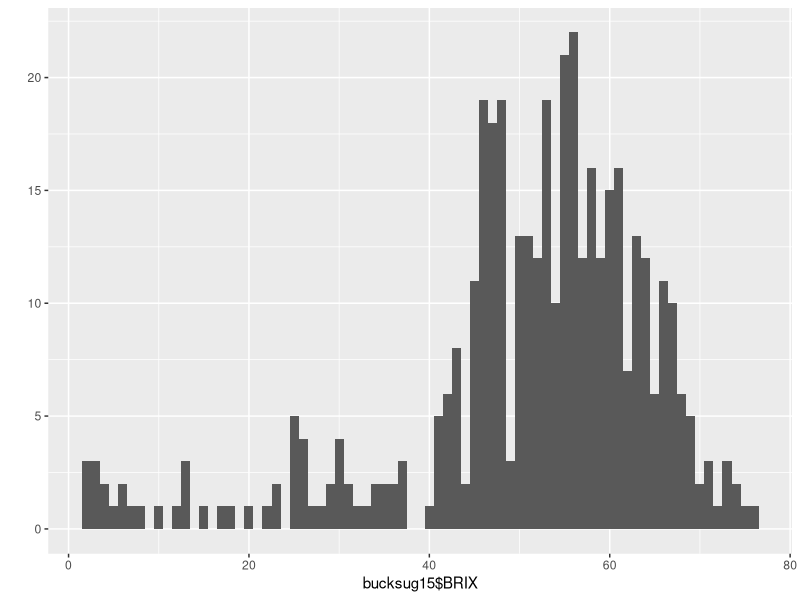
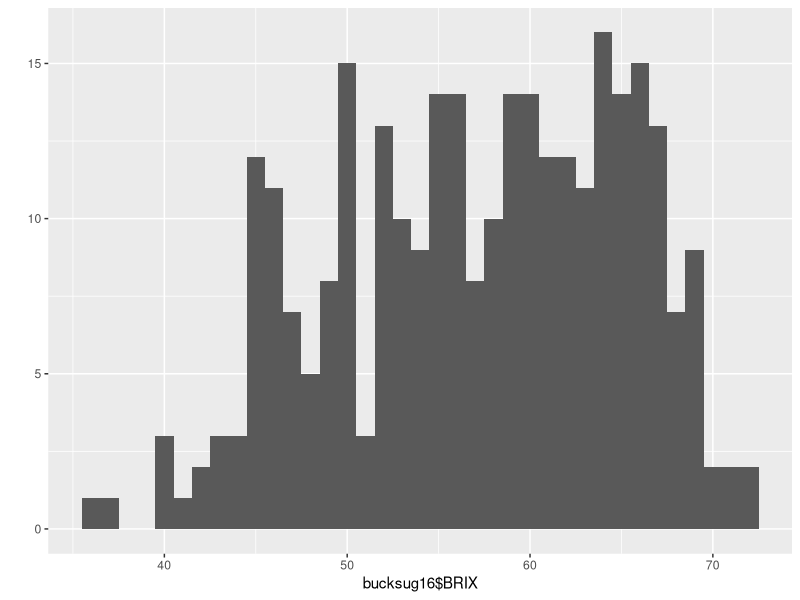
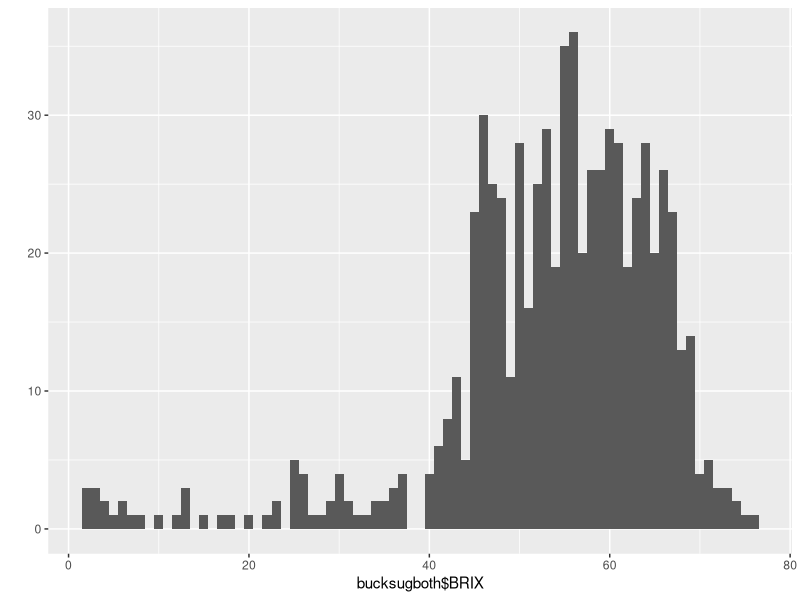
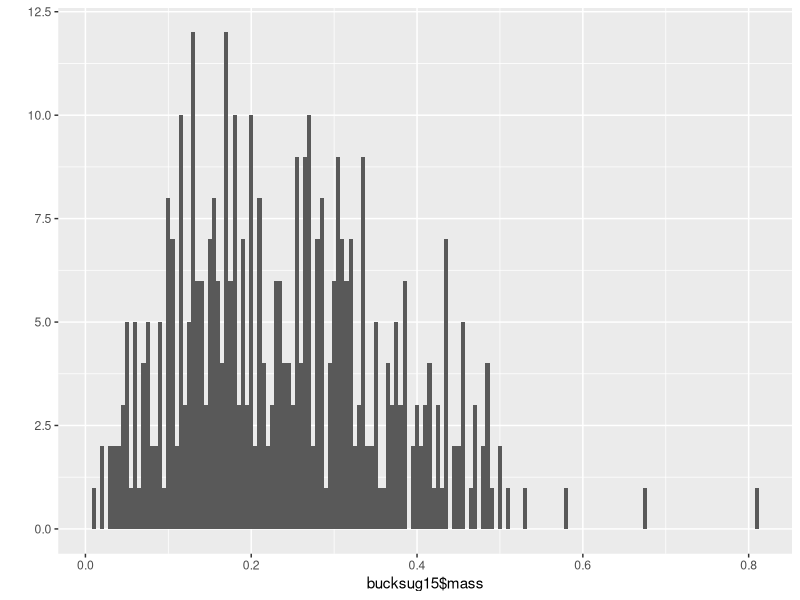
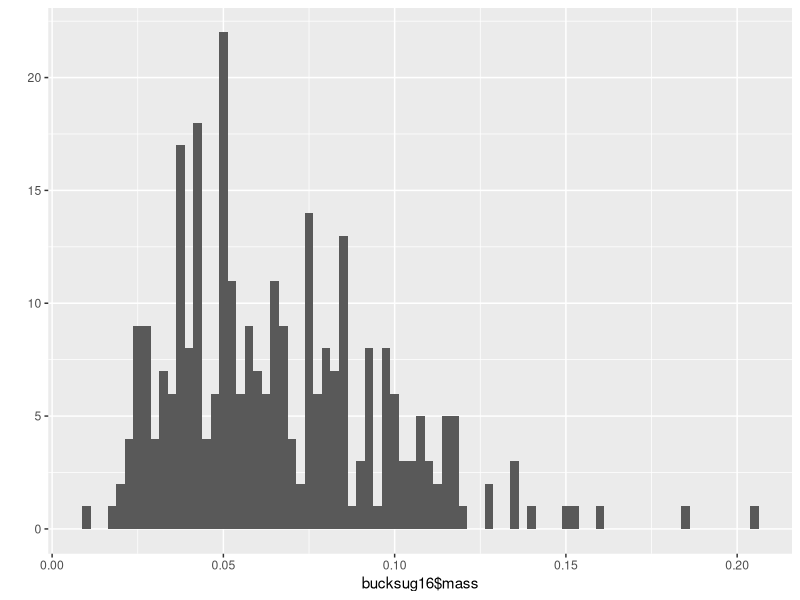
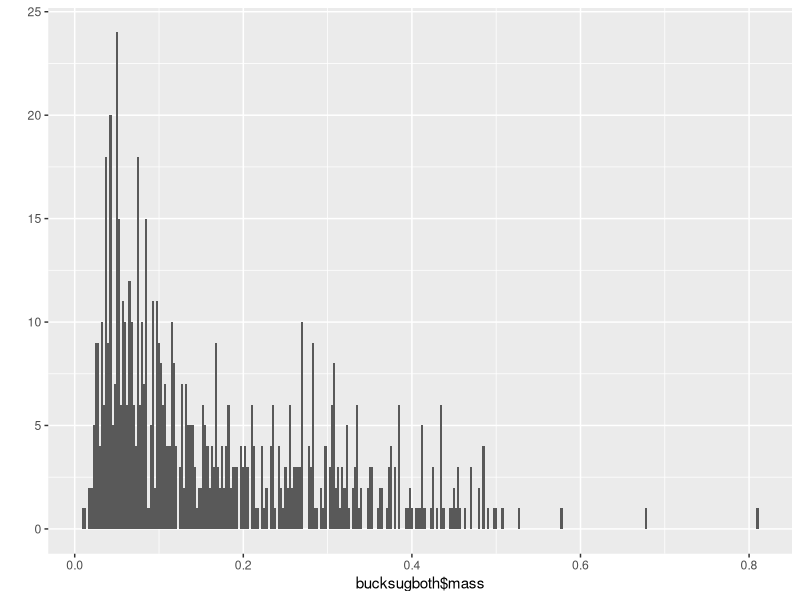
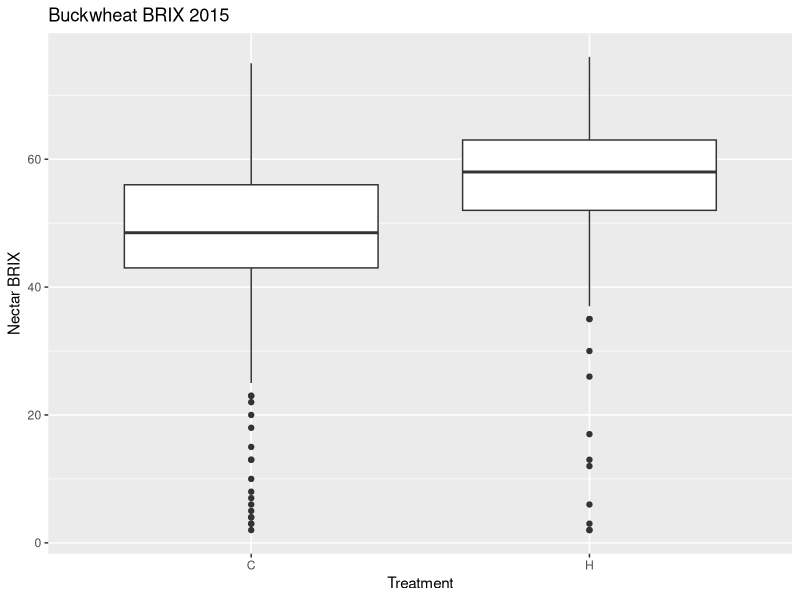
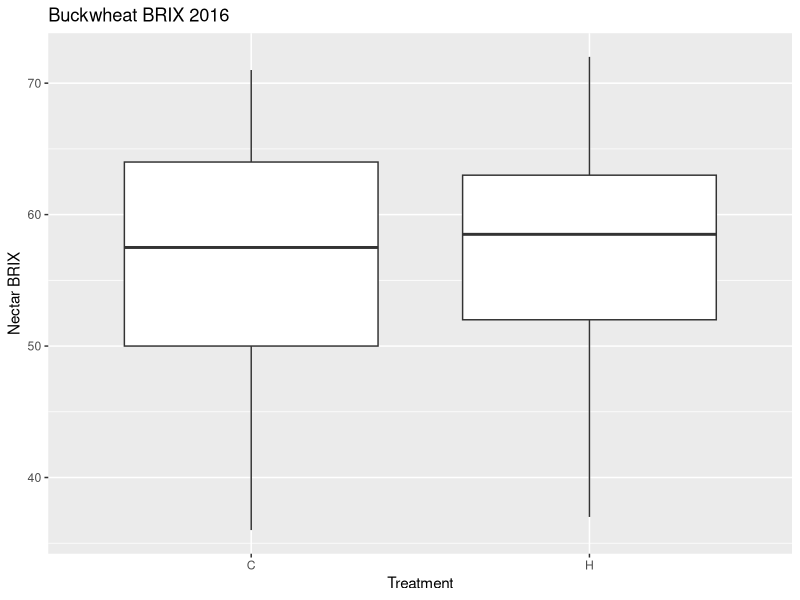

The R source for these figures, in order:
library(ggplot2)
library(dplyr)

#setwd("D:/Iowa State University/Debinski Lab/Nectar data/MAL") only need this to knit

bucksug15 <- read.csv("nectar analysis/data files/bucksugar15.csv", header = T)
bucksug16 <- read.csv("nectar analysis/data files/bucksugar16.csv", header = T)
bucksugboth <- rbind(bucksug15,bucksug16)

#Data summaries

summary(bucksug15)
summary(bucksug16)
summary(bucksugboth)

summarize(group_by(bucksug15, treatment), meanBRIX = mean(BRIX), sdBRIX = sd(BRIX))
summarize(group_by(bucksug16, treatment), meanBRIX = mean(BRIX), sdBRIX = sd(BRIX))
summarize(group_by(bucksugboth, treatment), meanBRIX = mean(BRIX), sdBRIX = sd(BRIX))

summarize(group_by(bucksug15, treatment), meanmass = mean(mass), sdmass = sd(mass))
summarize(group_by(bucksug16, treatment), meanmass = mean(mass), sdmass = sd(mass))
summarize(group_by(bucksugboth, treatment), meanmass = mean(mass), sdmass = sd(mass))

qplot(bucksug15$BRIX, binwidth = 1)
qplot(bucksug16$BRIX, binwidth = 1)
qplot(bucksugboth$BRIX, binwidth = 1)

qplot(bucksug15$mass, binwidth = 0.005)
qplot(bucksug16$mass, binwidth = .0025)
qplot(bucksugboth$mass, binwidth = .0025)


ggplot(bucksug15, aes(x=treatment, y=BRIX)) + geom_boxplot() +
  xlab("Treatment") +
  ylab("Nectar BRIX") + ggtitle("Buckwheat BRIX 2015")

ggplot(bucksug16, aes(x=treatment, y=BRIX)) + geom_boxplot() +
  xlab("Treatment") +
  ylab("Nectar BRIX") + ggtitle("Buckwheat BRIX 2016")

ggplot(bucksugboth, aes(x=treatment, y=BRIX)) + geom_boxplot() +
  xlab("Treatment") +
  ylab("Nectar BRIX") + ggtitle("Buckwheat BRIX 2015 & 2016")

ggplot(bucksug15, aes(x=treatment, y=mass)) + geom_boxplot() +
  xlab("Treatment") +
  ylab("Nectar sugar mass") + ggtitle("Buckwheat sugar mass 2015")

ggplot(bucksug16, aes(x=treatment, y=mass)) + geom_boxplot() +
  xlab("Treatment") +
  ylab("Nectar sugar mass") + ggtitle("Buckwheat sugar mass 2016")

ggplot(bucksugboth, aes(x=treatment, y=mass)) + geom_boxplot() +
  xlab("Treatment") +
  ylab("Nectar sugar mass") + ggtitle("Buckwheat sugar mass 2015 & 2016")

# Homoscedastic?

var15C <- sd(bucksug15$BRIX[bucksug15$treatment=="C"])^2
var15H <- sd(bucksug15$BRIX[bucksug15$treatment=="H"])^2
ratio15 <- var15C/var15H
ratio15

var16C <- sd(bucksug16$BRIX[bucksug16$treatment=="C"])^2
var16H <- sd(bucksug16$BRIX[bucksug16$treatment=="H"])^2
ratio16 <- var16C/var16H
ratio16

varbothC <- sd(bucksugboth$BRIX[bucksugboth$treatment=="C"])^2
varbothH <- sd(bucksugboth$BRIX[bucksugboth$treatment=="H"])^2
ratioboth <- varbothC/varbothH
ratioboth

var15C <- sd(bucksug15$mass[bucksug15$treatment=="C"])^2
var15H <- sd(bucksug15$mass[bucksug15$treatment=="H"])^2
ratio15 <- var15C/var15H
ratio15

var16C <- sd(bucksug16$mass[bucksug16$treatment=="C"])^2
var16H <- sd(bucksug16$mass[bucksug16$treatment=="H"])^2
ratio16 <- var16C/var16H
ratio16

varbothC <- sd(bucksugboth$mass[bucksugboth$treatment=="C"])^2
varbothH <- sd(bucksugboth$mass[bucksugboth$treatment=="H"])^2
ratioboth <- varbothC/varbothH
ratioboth


# Q-Q plots
qqnorm(bucksug15$BRIX)
qqnorm(bucksug16$BRIX)
qqnorm(bucksugboth$BRIX)

qqnorm(bucksug15$mass)
qqnorm(bucksug16$mass)
qqnorm(bucksugboth$mass)

